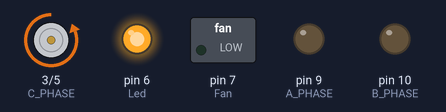
Recording of a sketch running on a simulated Arduino Nano, built with avr-gcc and run on an emulated ATmega328P. Shown: direction and speed pins drawn as motors (green arrow = direction pin HIGH = forward, orange = LOW = backward, longer = more drive), switched loads named in the sketch (green lamp = pin HIGH), output pins drawn as LEDs (lit = HIGH).

Above: at 0.05 s.
At 14.95 s:
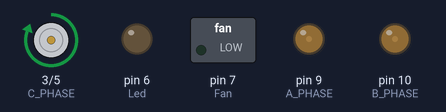
At 29.95 s:
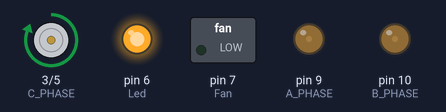
Timing chart, 0 to 34.5 s (numbered marks = the images above):
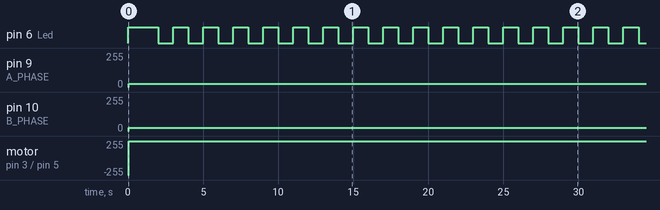

The sketch:

test_1.ino
```cpp
#include <SPI.h>

// Pins
#define RX 0
#define TX 1
#define MUX_A 4
#define MUX_B 8
#define MUX_C 2
#define Led 6
#define Fan 7
#define En_Phase 5
#define A_PHASE 9     // PWM-capable
#define B_PHASE 10    // PWM-capable
#define C_PHASE 3    // PWM-capable
// (Do not redefine MOSI/MISO/SCK — Arduino provides these)

// Telemetry
#define i_C A0
#define v_C A1
#define i_B A2
#define v_B A3
#define i_A A4
#define v_A A5

// LED
unsigned long BLINK_MS = 500;
unsigned long lastBlink = 0;
bool ledState = false;

// “telemetry” + UART
float Temp = 10;   // °C
int   Speed = 150;   // rpm
int   Torque = 50;  // Nm

bool driveEnabled = false;
const float T_OFF_HIGH = 100;   // turn off here or above
const float T_ON_HIGH  = 80;    // don't turn back on until at/below this
const float T_OFF_LOW  = -20;   // too cold: off
const float T_ON_LOW   = -10;   // warm enough to turn on again

// 0–255 sine table (60 samples). Replaced 256 -> 255
const uint8_t sineTable[60] = {
  128,141,154,167,180,192,203,214,224,233,
  241,248,253,255,255,255,253,248,241,233,
  224,214,203,192,180,167,154,141,128,114,
  101, 88, 75, 63, 52, 41, 31, 22, 14, 7,
  2, 0, 0, 0, 2, 7, 14, 22, 31, 41,
  52, 63, 75, 88,101,114,128,141,154,167
};

void idle_state(){
  digitalWrite(En_Phase, LOW);
  analogWrite(A_PHASE, 0);
  analogWrite(B_PHASE, 0);
  analogWrite(C_PHASE, 0);
}

void pwm3Phase(float speed, float torque) {
  static unsigned long lastMicros = 0;
  static int idx = 0;

  if (speed <= 0) return;  // avoid divide-by-zero

  // microseconds per sample (60 samples per electrical cycle)
  unsigned long stepDelay = 1000000UL / ( (unsigned long)(speed * 60) );

  if (micros() - lastMicros >= stepDelay) {
    lastMicros = micros();
    // map torque to 0..255 if you intend torque as a scalar amplitude
    int amp = constrain((int)torque, 0, 255);

    int a = (sineTable[idx] * amp) / 255;
    int b = (sineTable[(idx + 20) % 60] * amp) / 255; // 120°
    int c = (sineTable[(idx + 40) % 60] * amp) / 255; // 240°
    analogWrite(A_PHASE, a);
    analogWrite(B_PHASE, b);
    analogWrite(C_PHASE, c);
    idx = (idx + 1) % 60;
  }
}

void working_state(){
  digitalWrite(En_Phase, HIGH);
  // (Serial parsing stub kept commented)
  pwm3Phase(Speed, Torque);
}

void setup() {
  pinMode(MUX_A, OUTPUT);
  pinMode(MUX_B, OUTPUT);
  pinMode(MUX_C, OUTPUT);

  pinMode(Led, OUTPUT);
  digitalWrite(Led, HIGH);

  pinMode(Fan, OUTPUT);

  pinMode(En_Phase, OUTPUT);
  pinMode(A_PHASE, OUTPUT);
  pinMode(B_PHASE, OUTPUT);
  pinMode(C_PHASE, OUTPUT);

  idle_state();
}

void loop() {
  // Fan control
  if (Temp > 60)       digitalWrite(Fan, HIGH);
  else if (Temp < 30)  digitalWrite(Fan, LOW);

// Hysteresis-based thermal control
//Use Telemetry


//
// Update state
if (Temp >= T_OFF_HIGH || Temp <= T_OFF_LOW) {
  driveEnabled = false;                 // hard OFF at extremes
} else if (!driveEnabled && (Temp <= T_ON_HIGH && Temp >= T_ON_LOW)) {
  driveEnabled = true;                  // only re-enable in the safe band
}

// Act on state
if (driveEnabled) {
  BLINK_MS = 1000;
  working_state();
} else {
  BLINK_MS = 200;
  idle_state();
}

  // LED blink
  unsigned long now = millis();
  if (now - lastBlink >= BLINK_MS) {
    lastBlink = now;
    ledState = !ledState;
    digitalWrite(Led, ledState ? HIGH : LOW);
  }
}
```

pwmfinal.c
```cpp
// === 3-Phase PWM: 62.5 kHz carrier, felec Hz electrical sine (UNO/Nano ATmega328P) ===
// Pins: Phase A -> 3 (OC2B), Phase B -> 9 (OC1A), Phase C -> 10 (OC1B)

#define phaseA 3
#define phaseB 9
#define phaseC 10

#define PI 3.14159265f

// ----- Speed control (electrical frequency in Hz) -----
float felec = 5.0f;      // electrical frequency in Hz (sine frequency for all phases)

// ----- Torque control (amplitude / duty scaling) -----
// 0.0  -> 0% duty (no torque)
// 1.0  -> full sine 0..100% duty
float dutyScale = 1.0f;  // change this (0..1) to control max duty / torque

// =========================
const uint16_t N = 256;       // number of samples per electrical period
uint8_t sineLUT[N];           // lookup table for sine duty cycles (0..255)

unsigned long stepIntervalUs; // time between two LUT steps (in microseconds)
unsigned long lastStepMicros = 0;
uint16_t idx = 0;             // index into sineLUT

// phase shifts: 120° and 240°
const uint16_t PHASE_120 = N / 3;     // 120° shift
const uint16_t PHASE_240 = 2 * N / 3; // 240° shift

// --- simple micros() implementation using Timer0 (64 prescaler, normal mode) ---
static volatile uint32_t microseconds = 0;

ISR(TIMER0_OVF_vect) {
  microseconds += 1024; // 256 ticks * 4 µs per tick @16 MHz, prescaler 64
}

void init_micros(void) {
  TCCR0A = 0x00;                   // normal mode
  TCCR0B = (1 << CS01) | (1 << CS00); // prescaler = 64
  TIMSK0 |= (1 << TOIE0);          // enable overflow interrupt
  sei();
}

unsigned long micros(void) {
  uint32_t m;
  uint8_t t;
  uint8_t oldSREG = SREG;

  cli();
  m = microseconds;
  t = TCNT0;
  if ((TIFR0 & (1 << TOV0)) && (t < 255)) {
    m += 1024;
  }
  SREG = oldSREG;

  return m + (t * 4); // each tick ~4 µs
}

// helper to recompute step interval when felec changes
void updateStepInterval() {
  stepIntervalUs = (unsigned long)(1000000.0f / (felec * N));
}

void setup() {
  // configure pins as outputs:
  // Phase A -> PD3 (Arduino D3)
  // Phase B -> PB1 (Arduino D9)
  // Phase C -> PB2 (Arduino D10)
  DDRD |= (1 << DDD3);              // pinMode(phaseA, OUTPUT);
  DDRB |= (1 << DDB1) | (1 << DDB2); // pinMode(phaseB, OUTPUT); pinMode(phaseC, OUTPUT);

  init_micros();

  // =========================
  // Timer2 setup for OC2B (pin 3) -> Phase A
  // =========================
  TCCR2A = 0;
  TCCR2B = 0;
  TCCR2A |= 0b00100000;       // COM2B1:0 = 10 -> non-inverting PWM on OC2B
  TCCR2A |= 0b00000011;       // WGM21:0 = 11 -> Fast PWM (TOP = 255)
  TCCR2B |= 0b00000001;       // CS22:0 = 001 -> prescaler = 1 (fPWM = 62.5 kHz)
  OCR2B = 0;

  // =========================
  // Timer1 setup for OC1A (pin 9) and OC1B (pin 10) -> Phases B and C
  // =========================
  TCCR1A = 0;
  TCCR1B = 0;

  // Non-inverting PWM on OC1A and OC1B
  TCCR1A |= (1 << COM1A1) | (1 << COM1B1);

  // Fast PWM 8-bit (Mode 5: WGM13:0 = 0b0101, so WGM10=1, WGM12=1)
  TCCR1A |= (1 << WGM10);
  TCCR1B |= (1 << WGM12);

  // Prescaler = 1 -> fPWM = 16 MHz / (1 * 256) = 62.5 kHz
  TCCR1B |= (1 << CS10);

  OCR1A = 0;   // Phase B
  OCR1B = 0;   // Phase C

  // =========================
  // Build sine LUT for one electrical period (0..255)
  // =========================
  for (uint16_t i = 0; i < N; i++) {
    float angle = 2.0f * PI * i / N;        // 0..2π
    float s = 0.5f * (sinf(angle) + 1.0f);  // map from [-1,1] to [0,1]
    sineLUT[i] = (uint8_t)(s * 255.0f);     // map to [0,255] for OCRx
  }

  // compute initial update interval for felec
  updateStepInterval();
}

void loop() {
  unsigned long now = micros();

  // (optional) Example: slowly ramp dutyScale between 0.3 and 1.0
  // to show torque change on the scope or motor.
  /*
  static unsigned long lastDutyUpdate = 0;
  static float dir = 1.0f;  // +1 or -1
  if (millis() - lastDutyUpdate > 50) {  // update every 50 ms
    lastDutyUpdate = millis();
    dutyScale += dir * 0.02f;
    if (dutyScale > 1.0f) { dutyScale = 1.0f; dir = -1.0f; }
    if (dutyScale < 0.3f) { dutyScale = 0.3f; dir = 1.0f; }
  }
  */

  // Update OCR registers at fixed intervals to create felec Hz sines
  if (now - lastStepMicros >= stepIntervalUs) {
    lastStepMicros = now;

    // base index for phase A
    uint16_t iA = idx;
    uint16_t iB = idx + PHASE_120;
    uint16_t iC = idx + PHASE_240;

    if (iB >= N) iB -= N;
    if (iC >= N) iC -= N;

    // ----- apply dutyScale (0..1) to each phase -----
    uint8_t aRaw = sineLUT[iA];
    uint8_t bRaw = sineLUT[iB];
    uint8_t cRaw = sineLUT[iC];

    OCR2B = (uint8_t)(aRaw * dutyScale);  // Phase A
    OCR1A = (uint8_t)(bRaw * dutyScale);  // Phase B
    OCR1B = (uint8_t)(cRaw * dutyScale);  // Phase C

    // advance base index
    idx++;
    if (idx >= N) {
      idx = 0;            // wrap around after one sine period
    }
  }

  // If you ever change felec at runtime, call:
  //   felec = newValue;
  //   updateStepInterval();
}

int main(void) {
  setup();
  while (1) {
    loop();
  }
}
```

Measured:
- by itself, pin 6 (Led): alternates HIGH for 1.0 s and LOW for 1.0 s
- by itself, pin 9 (A_PHASE): 0/255 → 26/255 at 0.06 s
- by itself, pin 10 (B_PHASE): 0/255 → 25/255 at 0.06 s
- by itself, motor on pin 3 (C_PHASE) / pin 5 (En_Phase): stopped → forward 255/255 at 0.03 s
